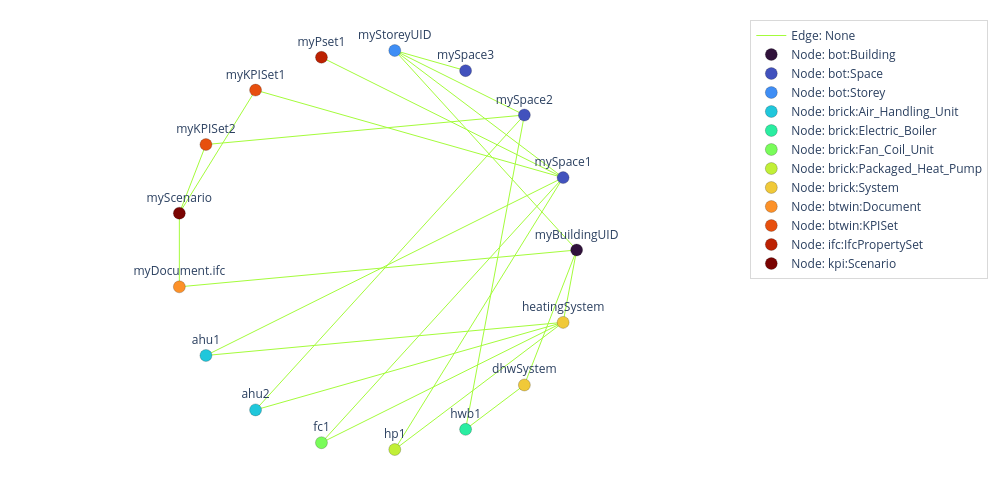

Source (notebook cell):
### Code cell
# Render the graph as an interactive Plotly figure.
# legendOutside=True moves the type legend beside the canvas to avoid overlap.
GraphPlot.NetworkXByPlotly(
        nxGraph=nxGraph,
        showNodeLabels = True,
        showEdgeLabels = False,
        nodeColorMap = "Turbo",     
        nodeSize = 12,               
        nodeOpacity = 1.0,
        edgeColorMap = "Turbo",
        edgeWidth = 1.0,
        savePath = None,     
        figsize = (1000, 500),  
        showLegend = True,
        layout = "circular",
        layoutSeed  = 42,
        legendOutside = True,  
    )

### Figure 1 — Plotly figure (JSON) as saved in the notebook; plotly's stock layout.template omitted (floating-point values rounded to 4 significant figures)
{"data": [{"hoverinfo": "skip", "line": {"color": "rgb(164, 252, 59)", "width": 1.0}, "mode": "lines", "name": "Edge: None", "showlegend": true, "type": "scatter", "x": [0.9325, 0.09227, null, 0.9325, -0.2737, null, 0.739, 0.09227, null, 0.4457, 0.09227, null, 0.09227, 1.0, null, -0.6026, 0.9325, null, -0.6026, -0.983, null, -0.8502, 0.739, null, -0.8502, -0.983, null, -0.983, 1.0, null, -0.983, -0.983, null, -0.8502, 0.9325, null, -0.8502, 0.9325, null, -0.6026, 0.9325, null, -0.6026, 0.739, null, -0.2737, 0.9325, null, -0.2737, 0.9325, null, 0.09227, 0.9325, null, 0.09227, 0.9325, null, 0.4457, 0.739, null, 0.4457, 0.739, null, 0.739, 1.0, null, 0.9325, 1.0, null], "y": [0.3612, 0.9957, null, 0.3612, 0.9618, null, 0.6737, 0.9957, null, 0.8952, 0.9957, null, 0.9957, 5.259e-09, null, 0.798, 0.3612, null, 0.798, 0.1837, null, 0.5264, 0.6737, null, 0.5264, 0.1837, null, -0.1837, 5.259e-09, null, -0.1837, 0.1837, null, -0.5264, -0.3612, null, -0.5264, 0.3612, null, -0.798, -0.3612, null, -0.798, 0.6737, null, -0.9618, -0.3612, null, -0.9618, 0.3612, null, -0.9957, -0.3612, null, -0.9957, 0.3612, null, -0.8952, -0.6737, null, -0.8952, 0.6737, null, -0.6737, 5.259e-09, null, -0.3612, 5.259e-09, null]}, {"hoverinfo": "text", "hovertext": ["<b>myBuildingName</b><br>type: bot:Building<br>id: myBuildingUID"], "marker": {"color": "rgb(48, 18, 59)", "line": {"color": "rgba(0,0,0,0.4)", "width": 0.5}, "opacity": 1.0, "size": 12}, "mode": "markers+text", "name": "Node: bot:Building", "showlegend": true, "text": ["myBuildingUID"], "textposition": "top center", "type": "scatter", "x": [1.0], "y": [5.259e-09]}, {"hoverinfo": "text", "hovertext": ["<b>mySpaceName1</b><br>type: bot:Space<br>id: mySpace1", "<b>mySpaceName2</b><br>type: bot:Space<br>id: mySpace2", "<b>mySpaceName3</b><br>type: bot:Space<br>id: mySpace3"], "marker": {"color": "rgb(66, 82, 189)", "line": {"color": "rgba(0,0,0,0.4)", "width": 0.5}, "opacity": 1.0, "size": 12}, "mode": "markers+text", "name": "Node: bot:Space", "showlegend": true, "text": ["mySpace1", "mySpace2", "mySpace3"], "textposition": "top center", "type": "scatter", "x": [0.9325, 0.739, 0.4457], "y": [0.3612, 0.6737, 0.8952]}, {"hoverinfo": "text", "hovertext": ["<b>myStoreyName</b><br>type: bot:Storey<br>id: myStoreyUID"], "marker": {"color": "rgb(63, 142, 245)", "line": {"color": "rgba(0,0,0,0.4)", "width": 0.5}, "opacity": 1.0, "size": 12}, "mode": "markers+text", "name": "Node: bot:Storey", "showlegend": true, "text": ["myStoreyUID"], "textposition": "top center", "type": "scatter", "x": [0.09227], "y": [0.9957]}, {"hoverinfo": "text", "hovertext": ["<b>AHU (below ceiling)</b><br>type: brick:Air_Handling_Unit<br>id: ahu1", "<b>AHU (below ceiling)</b><br>type: brick:Air_Handling_Unit<br>id: ahu2"], "marker": {"color": "rgb(32, 199, 219)", "line": {"color": "rgba(0,0,0,0.4)", "width": 0.5}, "opacity": 1.0, "size": 12}, "mode": "markers+text", "name": "Node: brick:Air_Handling_Unit", "showlegend": true, "text": ["ahu1", "ahu2"], "textposition": "top center", "type": "scatter", "x": [-0.8502, -0.6026], "y": [-0.5264, -0.798]}, {"hoverinfo": "text", "hovertext": ["<b>Hot water boiler</b><br>type: brick:Electric_Boiler<br>id: hwb1"], "marker": {"color": "rgb(42, 237, 161)", "line": {"color": "rgba(0,0,0,0.4)", "width": 0.5}, "opacity": 1.0, "size": 12}, "mode": "markers+text", "name": "Node: brick:Electric_Boiler", "showlegend": true, "text": ["hwb1"], "textposition": "top center", "type": "scatter", "x": [0.4457], "y": [-0.8952]}, {"hoverinfo": "text", "hovertext": ["<b>Fan coil</b><br>type: brick:Fan_Coil_Unit<br>id: fc1"], "marker": {"color": "rgb(121, 252, 90)", "line": {"color": "rgba(0,0,0,0.4)", "width": 0.5}, "opacity": 1.0, "size": 12}, "mode": "markers+text", "name": "Node: brick:Fan_Coil_Unit", "showlegend": true, "text": ["fc1"], "textposition": "top center", "type": "scatter", "x": [-0.2737], "y": [-0.9618]}, {"hoverinfo": "text", "hovertext": ["<b>Heat pump</b><br>type: brick:Packaged_Heat_Pump<br>id: hp1"], "marker": {"color": "rgb(193, 239, 55)", "line": {"color": "rgba(0,0,0,0.4)", "width": 0.5}, "opacity": 1.0, "size": 12}, "mode": "markers+text", "name": "Node: brick:Packaged_Heat_Pump", "showlegend": true, "text": ["hp1"], "textposition": "top center", "type": "scatter", "x": [0.09227], "y": [-0.9957]}, {"hoverinfo": "text", "hovertext": ["<b>dhwSystem</b><br>type: brick:System<br>id: dhwSystem", "<b>heatingSystem</b><br>type: brick:System<br>id: heatingSystem"], "marker": {"color": "rgb(240, 201, 57)", "line": {"color": "rgba(0,0,0,0.4)", "width": 0.5}, "opacity": 1.0, "size": 12}, "mode": "markers+text", "name": "Node: brick:System", "showlegend": true, "text": ["dhwSystem", "heatingSystem"], "textposition": "top center", "type": "scatter", "x": [0.739, 0.9325], "y": [-0.6737, -0.3612]}, {"hoverinfo": "text", "hovertext": ["<b>Modello IFC edificio</b><br>type: btwin:Document<br>id: myDocument.ifc"], "marker": {"color": "rgb(252, 145, 41)", "line": {"color": "rgba(0,0,0,0.4)", "width": 0.5}, "opacity": 1.0, "size": 12}, "mode": "markers+text", "name": "Node: btwin:Document", "showlegend": true, "text": ["myDocument.ifc"], "textposition": "top center", "type": "scatter", "x": [-0.983], "y": [-0.1837]}, {"hoverinfo": "text", "hovertext": ["<b>KPISet 1</b><br>type: btwin:KPISet<br>id: myKPISet1", "<b>KPISet 2</b><br>type: btwin:KPISet<br>id: myKPISet2"], "marker": {"color": "rgb(231, 79, 14)", "line": {"color": "rgba(0,0,0,0.4)", "width": 0.5}, "opacity": 1.0, "size": 12}, "mode": "markers+text", "name": "Node: btwin:KPISet", "showlegend": true, "text": ["myKPISet1", "myKPISet2"], "textposition": "top center", "type": "scatter", "x": [-0.6026, -0.8502], "y": [0.798, 0.5264]}, {"hoverinfo": "text", "hovertext": ["<b>Property Set 1</b><br>type: ifc:IfcPropertySet<br>id: myPset1"], "marker": {"color": "rgb(188, 33, 2)", "line": {"color": "rgba(0,0,0,0.4)", "width": 0.5}, "opacity": 1.0, "size": 12}, "mode": "markers+text", "name": "Node: ifc:IfcPropertySet", "showlegend": true, "text": ["myPset1"], "textposition": "top center", "type": "scatter", "x": [-0.2737], "y": [0.9618]}, {"hoverinfo": "text", "hovertext": ["<b>My scenario</b><br>type: kpi:Scenario<br>id: myScenario"], "marker": {"color": "rgb(122, 4, 2)", "line": {"color": "rgba(0,0,0,0.4)", "width": 0.5}, "opacity": 1.0, "size": 12}, "mode": "markers+text", "name": "Node: kpi:Scenario", "showlegend": true, "text": ["myScenario"], "textposition": "top center", "type": "scatter", "x": [-0.983], "y": [0.1837]}], "layout": {"height": 500, "hovermode": "closest", "legend": {"bgcolor": "rgba(255,255,255,0.7)", "bordercolor": "rgba(0,0,0,0.15)", "borderwidth": 1, "orientation": "v", "x": 1.02, "xanchor": "left", "y": 1.0, "yanchor": "top"}, "margin": {"b": 20, "l": 20, "r": 220, "t": 20}, "width": 1000, "xaxis": {"visible": false}, "yaxis": {"scaleanchor": "x", "scaleratio": 1, "visible": false}}}
